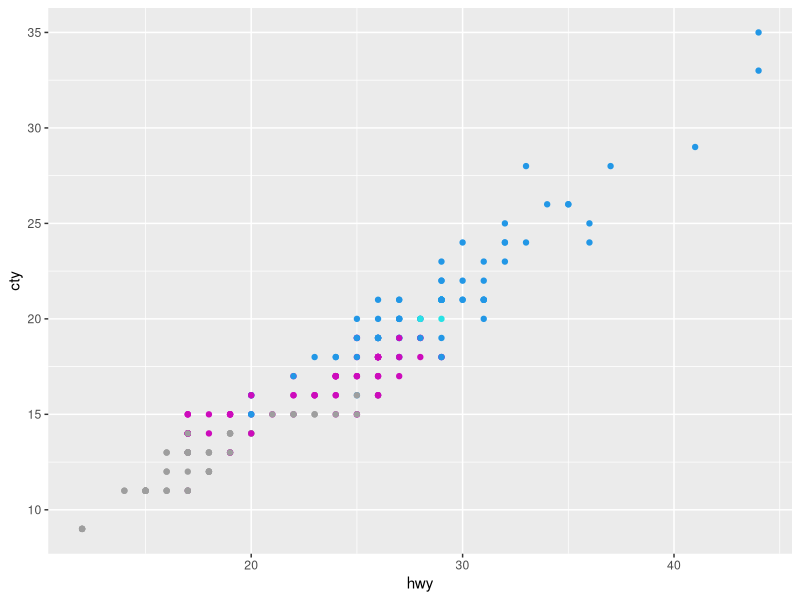

Write R code to recreate this figure.
#importando o pacote GGPLOT
library(ggplot2)

#lendo a base de dados de automóveis
data(mpg)
names(mpg)

#descrição das variáveis disponíveis
## manufacturer - fabricante do veículo
## qualitativa nominal
mpg$manufacturer
## model - modelo do veículo
## qualitativa nominal
mpg$model
## displ - potência do motor (em litros)
## quantitativa contínua
mpg$displ
## year - ano de fabricação/lançamento
## qualitativa ordinal
mpg$year
## cyl - número de cilindros (pistões)
## quantitativa discreta
mpg$cyl
## trans - tipo de transmissão (câmbio)
## qualitativa nominal
mpg$trans
## drv - tipo de tração (dianteira, traseira, 4x4)
## qualitativa nominal
mpg$drv
## cty - consumo na cidade (milhas por galão)
## quantitativa continua
mpg$cty
## hwy - consumo na estrada (milhas por galão)
## quantitativa contínua
mpg$hwy
## fl - tipo de combustível
## qualitativa nominal
mpg$fl
## class - tipo de veículo
## qualitativa nominal
mpg$class

#resumo das variáveis
## qualitativa nominal - manufacturer, model, trans, drv, hwy, fl
## qualitativa ordinal - year
## quantitativa discreta - cyl
## quantitativa contínua - displ, cty, hwy,

#exibe total de registros e variáveis
dim(mpg)

#primeiro gráfico
attach(mpg)
ggplot(data = mpg, aes(x = hwy, y = cty)) + geom_point(color = cyl)



